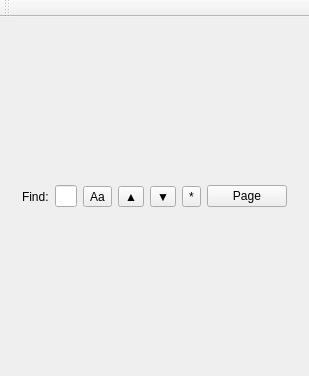
<?xml version="1.0" encoding="UTF-8"?>
<ui version="4.0">
 <class>MainWindow</class>
 <widget class="QMainWindow" name="MainWindow">
  <property name="geometry">
   <rect>
    <x>0</x>
    <y>0</y>
    <width>276</width>
    <height>376</height>
   </rect>
  </property>
  <property name="contextMenuPolicy">
   <enum>Qt::NoContextMenu</enum>
  </property>
  <property name="windowTitle">
   <string>zNotes</string>
  </property>
  <property name="windowIcon">
   <iconset resource="znotes.qrc">
    <normaloff>:/res/znotes32.png</normaloff>:/res/znotes32.png</iconset>
  </property>
  <widget class="QWidget" name="centralWidget">
   <layout class="QVBoxLayout" name="verticalLayout">
    <item>
     <layout class="QHBoxLayout" name="layout"/>
    </item>
    <item>
     <widget class="QWidget" name="wSearch" native="true">
      <layout class="QHBoxLayout" name="horizontalLayout">
       <item>
        <widget class="QLabel" name="label">
         <property name="text">
          <string>Find:</string>
         </property>
        </widget>
       </item>
       <item>
        <widget class="QLineEdit" name="edSearch"/>
       </item>
       <item>
        <widget class="QToolButton" name="tbCase">
         <property name="text"><string>Aa</string></property>
         <property name="checkable"><bool>true</bool></property>
         <property name="toolTip"><string>Case Sensitive</string></property>
        </widget>
       </item>
       <item>
        <widget class="QToolButton" name="tbPrev">
         <property name="text"><string>▲</string></property>
         <property name="toolTip"><string>Find Previous</string></property>
        </widget>
       </item>
       <item>
        <widget class="QToolButton" name="tbNext">
         <property name="text"><string>▼</string></property>
         <property name="toolTip"><string>Find Next</string></property>
        </widget>
       </item>
       <item>
        <widget class="QToolButton" name="tbHighlightAll">
         <property name="text"><string>*</string></property>
         <property name="checkable"><bool>true</bool></property>
         <property name="toolTip"><string>Highlight All Matches</string></property>
        </widget>
       </item>
       <item>
        <widget class="QPushButton" name="btSearchMode">
         <property name="text">
          <string>Page</string>
         </property>
         <property name="checkable">
          <bool>true</bool>
         </property>
         <property name="toolTip">
          <string>Toggle Search Scope (Page / All Notes)</string>
         </property>
        </widget>
       </item>
      </layout>
     </widget>
    </item>
   </layout>
  </widget>
  <widget class="QToolBar" name="mainToolBar">
   <property name="windowTitle">
    <string>Show Toolbar</string>
   </property>
   <property name="iconSize">
    <size>
     <width>16</width>
     <height>16</height>
    </size>
   </property>
   <attribute name="toolBarArea">
    <enum>TopToolBarArea</enum>
   </attribute>
   <attribute name="toolBarBreak">
    <bool>false</bool>
   </attribute>
  </widget>
 </widget>
 <layoutdefault spacing="6" margin="11"/>
 <resources>
  <include location="znotes.qrc"/>
 </resources>
 <connections/>
</ui>
